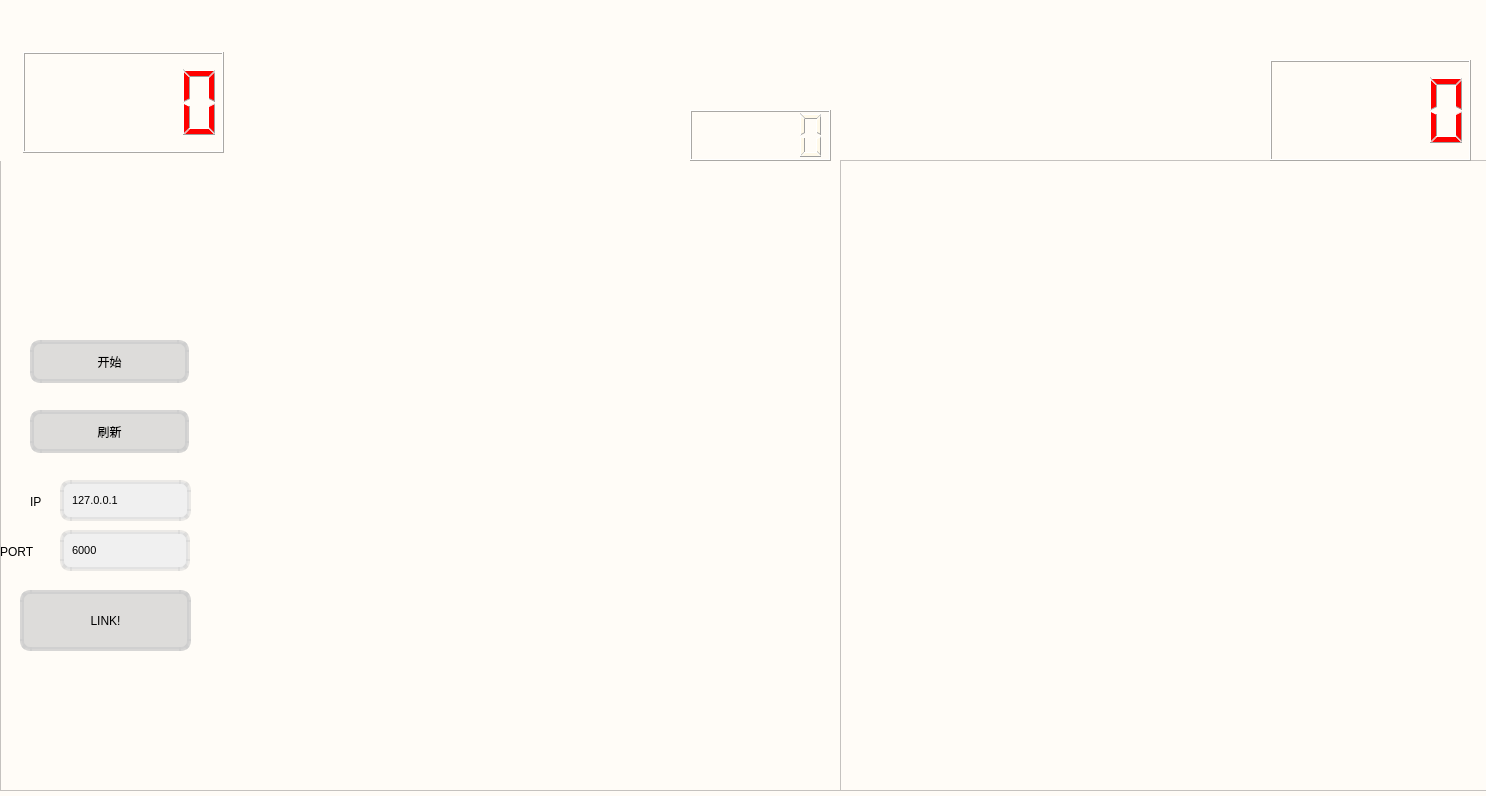
<?xml version="1.0" encoding="UTF-8"?>
<ui version="4.0">
 <class>Form</class>
 <widget class="QWidget" name="Form">
  <property name="geometry">
   <rect>
    <x>0</x>
    <y>0</y>
    <width>1486</width>
    <height>796</height>
   </rect>
  </property>
  <property name="windowTitle">
   <string>Form</string>
  </property>
  <property name="styleSheet">
   <string notr="true">QWidget
{
background-color: rgb(255, 252, 247);
color: black; /*字体颜色*/
}

/*按钮正常状态*/
QPushButton
{
background-color:rgba(198,198,198,0.6);/*背景色*/

border-style:solid;
border-width:4px;
border-radius:10px;/*边框圆角半径像素*/
border-color:rgba(205,205,205,0.8);/*边框颜色*/

padding:6px; /*填衬*/
}
/*鼠标按下状态*/
QPushButton:pressed
{
background-color:rgba(198,198,220,06);/*背景色*/
border-color:rgba(205,205,205,1);/*边框颜色*/
border-style:solid;/*边框样式 solid实线 none无边框 inset/outset 3D边框*/
color: black;/*字体颜色*/
}
/*鼠标悬停状态*/
QPushButton:hover
{
background-color:rgba(198,198,190,0.7);/*背景色*/
border-color:rgba(205,205,205,0.9);/*边框颜色*/
color: black;/*字体颜色*/
}
QLineEdit
{
background-color:rgb(240,240,240);/*背景色*/
border-style:solid;/*边框样式 solid实线 none无边框 inset/outset 3D边框*/
border-width:4px; /*边框宽度像素*/
border-radius:10px;/*边框圆角半径像素*/
border-color:rgba(205,205,205,0.4);/*边框颜色*/
font-size:8pt;/*字体 字体大小*/
color: black;/*字体颜色*/
padding:6px;/*填衬*/
}
QCheckBox
{
color:black;/*字体颜色*/
background-color:rgb(240,240,240);/*背景色*/
}
QComboBox
{
background-color:rgb(240,240,240);
color: black;/*字体颜色*/
border-style:solid;/*边框样式 solid实线 none无边框 inset/outset 3D边框*/
border-width:4px;/*边框宽度像素*/
border-radius:10px;/*边框圆角半径像素*/
border-color:rgba(205,205,205);/*边框颜色*/
min-height:35px; /*最小高度*/
font-size:10pt;
}
/*向下的三角形箭头样式*/
QComboBox::drop-down
{
width:20px;
border:none;
background:transparent;
}
/*向下的三角形箭头*/
QComboBox::down-arrow
{
image:url(:/image/array_down.png);
}
/*下拉后的整个下拉窗体*/
QComboBox QAbstractItemView
{
background-color: rgb(240,240,240); /*背景色*/
color: black;/*字体颜色*/
outline:none;
}
/*下拉框下面的item*/
QComboBox QAbstractItemView::item
{
height:30px;
color: black;/*字体颜色*/
}
/*下拉框item选中*/
QComboBox QAbstractItemView::item:selected
{
background-color: rgb(240,240,240); /*背景色*/
color: black;/*字体颜色*/
}
QTabWidget
{
background-color: rgb(240,240,240); /*背景色*/
color: black;/*字体颜色*/
}
QTabBar::tab
{
background-color: rgb(240,240,240); /*背景色*/
color: black;/*字体颜色*/
font-size:10pt;/*字体大小*/
height:30px; /*高度*/
min-width:100px;/*宽度*/
border-top-left-radius:4px;/*左上边框圆角半径像素*/
border-top-right-radius:4px;/*右上边框圆角半径像素*/
margin-right: 5px;/*右边距 右外边距*/
padding-left:5px;/*左填充--左内边距*/
padding-right:5px;/*右填充--右内边距*/
}
QTabBar::tab:hover
{
background-color: rgb(198,198,208); /*背景色*/
}
QTabBar::tab:selected
{
background-color: rgb(198,198,198); /*背景色*/
}
QTableView,QTableWidget{
background-color: rgb(240,240,240); /*背景色*/
color: black;/*字体颜色*/
selection-background-color:rgba(192,221,244);/*背景色*/;/*点击选中颜色*/
border:1px solid #E0DDDC;/*边框为1像素，灰色*/
gridline-color:lightgray;/*这个是表格的格子线的颜色，为亮灰*/
font:bold 10pt;/*字体 字体大小*/
}
/*表格表头样式*/
QHeaderView::section{
background-color:rgb(240,240,240); /*背景色*/
border:0px solid #E0DDDC;/*先把边框宽度设为0，即隐藏所有表头边框*/
border-bottom:1px solid #E0DDDC;/*然后只显示下边框，因为上边框和左右边框是整个Table的边框，都显示会有2px的边框宽度*/
min-height:30px;;/*表头高度*/
font-size:10pt;/*字体大小*/
}
QTreeWidget,QTreeView
{
background-color: rgb(240,240,240); /*背景色*/
color: rgb(79,129,168);/*字体颜色*/
selection-background-color:rgba(5,23,200);/*点击选中颜色*/
font-size:10pt;/*字体大小*/
}
/*收起状态*/
QTreeWidget::branch:has-children:!has-siblings:closed,
QTreeWidget::branch:closed:has-children:has-siblings {
border-image: none;
image: url(:/image/add-line_horizontal.png);
}
/*展开状态*/
QTreeWidget::branch:open:has-children:!has-siblings,
QTreeWidget::branch:open:has-children:has-siblings {
border-image: none;
image: url(:/image/array_down.png);
}
/*收起状态*/
QTreeView::branch:has-children:!has-siblings:closed,
QTreeView::branch:closed:has-children:has-siblings {
border-image: none;
image: url(:/image/add-line_horizontal.png);
}
/*展开状态*/
QTreeView::branch:open:has-children:!has-siblings,
QTreeView::branch:open:has-children:has-siblings {
border-image: none;
image: url(:/image/array_down.png);
}






</string>
  </property>
  <widget class="QGraphicsView" name="graphicsView">
   <property name="geometry">
    <rect>
     <x>0</x>
     <y>160</y>
     <width>851</width>
     <height>631</height>
    </rect>
   </property>
   <property name="styleSheet">
    <string notr="true">background-image: url(:/new/prefix1/media/media/board.png);</string>
   </property>
  </widget>
  <widget class="QPushButton" name="start">
   <property name="geometry">
    <rect>
     <x>30</x>
     <y>340</y>
     <width>159</width>
     <height>43</height>
    </rect>
   </property>
   <property name="text">
    <string>开始</string>
   </property>
  </widget>
  <widget class="QPushButton" name="pushButton_2">
   <property name="geometry">
    <rect>
     <x>30</x>
     <y>410</y>
     <width>159</width>
     <height>43</height>
    </rect>
   </property>
   <property name="text">
    <string>刷新</string>
   </property>
  </widget>
  <widget class="QGraphicsView" name="graphicsView_2">
   <property name="geometry">
    <rect>
     <x>840</x>
     <y>160</y>
     <width>651</width>
     <height>631</height>
    </rect>
   </property>
   <property name="styleSheet">
    <string notr="true">background-image: url(:/new/prefix1/media/media/board2.png);</string>
   </property>
  </widget>
  <widget class="QLineEdit" name="lineEdit_Ip">
   <property name="geometry">
    <rect>
     <x>60</x>
     <y>480</y>
     <width>131</width>
     <height>41</height>
    </rect>
   </property>
   <property name="minimumSize">
    <size>
     <width>0</width>
     <height>0</height>
    </size>
   </property>
   <property name="text">
    <string>127.0.0.1</string>
   </property>
  </widget>
  <widget class="QPushButton" name="linkButton">
   <property name="geometry">
    <rect>
     <x>20</x>
     <y>590</y>
     <width>171</width>
     <height>61</height>
    </rect>
   </property>
   <property name="text">
    <string>LINK!</string>
   </property>
  </widget>
  <widget class="QLabel" name="label">
   <property name="geometry">
    <rect>
     <x>-20</x>
     <y>0</y>
     <width>1611</width>
     <height>161</height>
    </rect>
   </property>
   <property name="autoFillBackground">
    <bool>false</bool>
   </property>
   <property name="styleSheet">
    <string notr="true">
border-image: url(:/new/prefix1/media/media/pk.jpeg);</string>
   </property>
   <property name="text">
    <string/>
   </property>
  </widget>
  <widget class="QLCDNumber" name="ziji">
   <property name="geometry">
    <rect>
     <x>23</x>
     <y>52</y>
     <width>201</width>
     <height>101</height>
    </rect>
   </property>
   <property name="font">
    <font>
     <family>Agency FB</family>
     <pointsize>7</pointsize>
     <italic>false</italic>
     <bold>false</bold>
    </font>
   </property>
   <property name="styleSheet">
    <string notr="true">border-image: url(:/new/prefix1/media/media/timeBackground.png);
font: 7pt &quot;Agency FB&quot;;
color: rgb(255, 0, 0);</string>
   </property>
  </widget>
  <widget class="QLCDNumber" name="timer">
   <property name="geometry">
    <rect>
     <x>690</x>
     <y>110</y>
     <width>141</width>
     <height>51</height>
    </rect>
   </property>
   <property name="focusPolicy">
    <enum>Qt::NoFocus</enum>
   </property>
   <property name="layoutDirection">
    <enum>Qt::RightToLeft</enum>
   </property>
   <property name="autoFillBackground">
    <bool>false</bool>
   </property>
   <property name="styleSheet">
    <string notr="true">color: rgb(255, 0, 0);
font: 14pt &quot;Agency FB&quot;;
color: rgb(255, 249, 233);
</string>
   </property>
  </widget>
  <widget class="QLCDNumber" name="ziji_2">
   <property name="geometry">
    <rect>
     <x>1270</x>
     <y>60</y>
     <width>201</width>
     <height>101</height>
    </rect>
   </property>
   <property name="font">
    <font>
     <family>Agency FB</family>
     <pointsize>7</pointsize>
     <italic>false</italic>
     <bold>false</bold>
    </font>
   </property>
   <property name="styleSheet">
    <string notr="true">border-image: url(:/new/prefix1/media/media/timeBackground.png);
font: 7pt &quot;Agency FB&quot;;
color: rgb(255, 0, 0);</string>
   </property>
  </widget>
  <widget class="QLabel" name="label_2">
   <property name="geometry">
    <rect>
     <x>30</x>
     <y>490</y>
     <width>17</width>
     <height>23</height>
    </rect>
   </property>
   <property name="styleSheet">
    <string notr="true">background-color: transparent</string>
   </property>
   <property name="text">
    <string>IP</string>
   </property>
  </widget>
  <widget class="QLabel" name="label_3">
   <property name="geometry">
    <rect>
     <x>0</x>
     <y>540</y>
     <width>80</width>
     <height>23</height>
    </rect>
   </property>
   <property name="styleSheet">
    <string notr="true">background-color: transparent</string>
   </property>
   <property name="text">
    <string>PORT</string>
   </property>
  </widget>
  <widget class="QLineEdit" name="lineEdit_Port">
   <property name="geometry">
    <rect>
     <x>60</x>
     <y>530</y>
     <width>130</width>
     <height>41</height>
    </rect>
   </property>
   <property name="minimumSize">
    <size>
     <width>0</width>
     <height>0</height>
    </size>
   </property>
   <property name="text">
    <string>6000</string>
   </property>
  </widget>
  <zorder>graphicsView</zorder>
  <zorder>label</zorder>
  <zorder>start</zorder>
  <zorder>pushButton_2</zorder>
  <zorder>graphicsView_2</zorder>
  <zorder>lineEdit_Ip</zorder>
  <zorder>linkButton</zorder>
  <zorder>ziji</zorder>
  <zorder>timer</zorder>
  <zorder>ziji_2</zorder>
  <zorder>label_2</zorder>
  <zorder>label_3</zorder>
  <zorder>lineEdit_Port</zorder>
  <zorder>start</zorder>
  <zorder>pushButton_2</zorder>
 </widget>
 <resources/>
 <connections/>
</ui>
